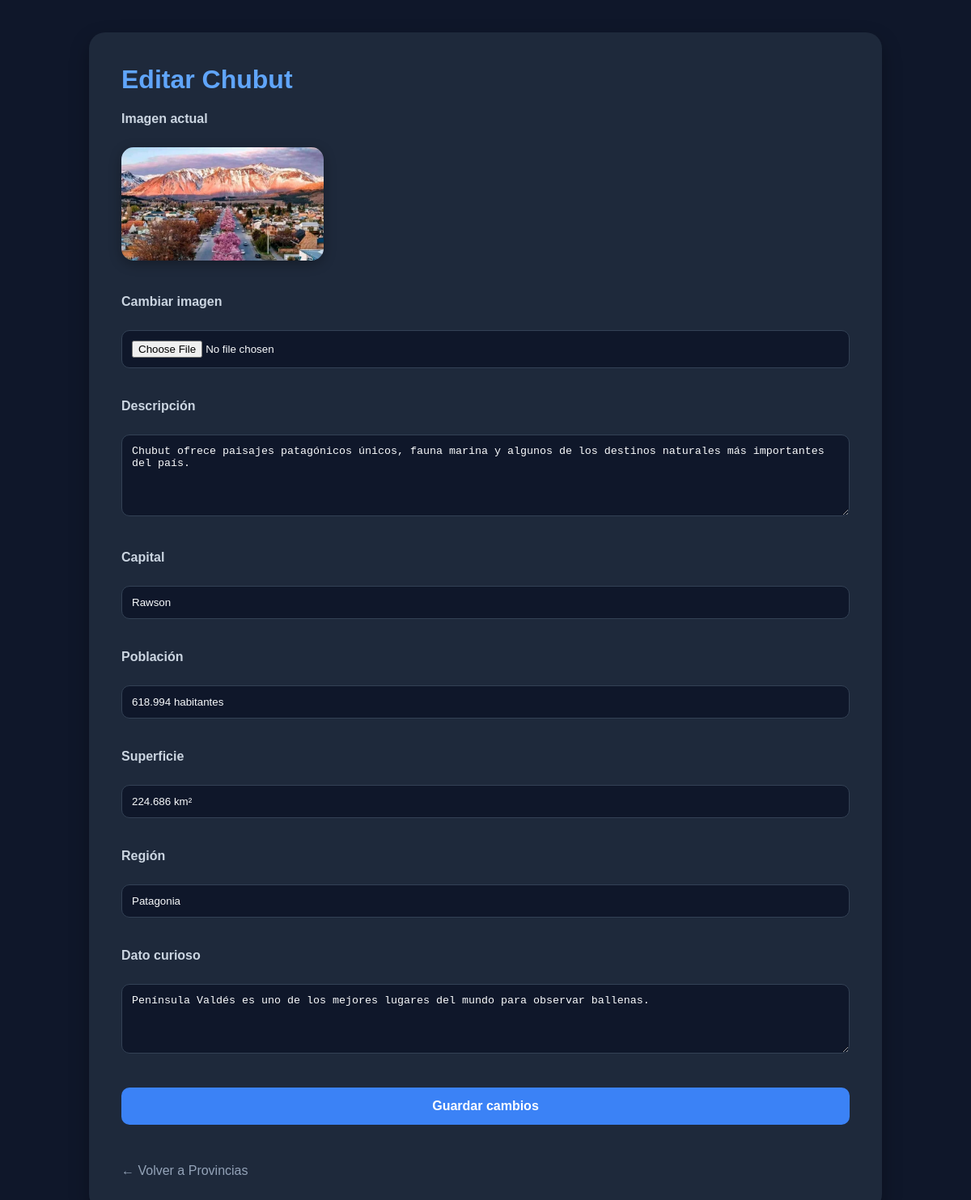
The app's page /admin/provincias/21/editar (signed in) with its own data.
### tables this page shows
CREATE TABLE provincias(
    id INTEGER PRIMARY KEY AUTOINCREMENT,
    nombre TEXT,
    imagen TEXT
);

CREATE TABLE informacion_provincia(
    id INTEGER PRIMARY KEY AUTOINCREMENT,
    provincia_id INTEGER,
    descripcion TEXT,
    capital TEXT,
    poblacion TEXT,
    superficie TEXT,
    region TEXT,
    dato_curioso TEXT
);

### routes/auth.py (the view, shortened to what this page needs)
@auth_bp.route(
    "/admin/provincias/<int:provincia_id>/editar",
    methods=["GET", "POST"]
)
def editar_provincias(provincia_id):
    if "usuario" not in session:
        return redirect(url_for("auth.login"))
    provincia = obtener_info_provincia_admin(
        provincia_id
    )
    return render_template("editar_provincias.html", provincia=provincia)

### models/provincias_models.py (called while the page is built)
def obtener_info_provincia_admin(provincia_id):
    cursor.execute("""
    SELECT
        provincias.id,
        provincias.nombre,
        provincias.imagen,
        informacion_provincia.descripcion,
        informacion_provincia.capital,
        informacion_provincia.poblacion,
        informacion_provincia.superficie,
        informacion_provincia.region,
        informacion_provincia.dato_curioso
    FROM provincias

    JOIN informacion_provincia
    ON provincias.id =
       informacion_provincia.provincia_id

    WHERE provincias.id = ?
    """, (provincia_id,))
    return cursor.fetchone()

### templates/editar_provincias.html (shortened to what this page needs)
<!DOCTYPE html>
<html>
<head>
</head>
<body>
    <div class="contenedor">
        <h1>
            Editar {{ provincia[1] }}
        </h1>
        <form method="POST" enctype="multipart/form-data">
            <label>
                Imagen actual
            </label>
            <br>
            <img
                src="{{ url_for('static', filename='img/provincias/' + provincia[2]) }}"
                width="250"
            >
            <br><br>
            <label>
                Cambiar imagen
            </label>
            <br>
            <input type="file" name="imagen" accept="image/*">
            <br><br>
            <label>
                Descripción
            </label>
            <br>
            <textarea name="descripcion" rows="5" cols="60">{{ provincia[3] }}</textarea>
            <br><br>
            <label>
                Capital
            </label>
            <br>
            <input type="text" name="capital" value="{{ provincia[4] }}">
            <br><br>
            <label>
                Población
            </label>
            <br>
            <input type="text" name="poblacion" value="{{ provincia[5] }}">
            <br><br>
            <label>
                Superficie
            </label>
            <br>
            <input type="text" name="superficie" value="{{ provincia[6] }}">
            <br><br>
            <label>
                Región
            </label>
            <br>
            <input type="text" name="region" value="{{ provincia[7] }}">
            <br><br>
            <label>
                Dato curioso
            </label>
            <br>
            <textarea name="dato_curioso" rows="4" cols="60">{{ provincia[8] }}</textarea>
            <br><br>
            <button type="submit">
                Guardar cambios
            </button>
        </form>
    <div/>
    <br>
    <a class="volver" href="{{ url_for('auth.admin_provincias') }}" > ← Volver a Provincias </a>
</body>
</html>

### templates/editar_provincias.html (style rules this page uses)
body { margin: 0; padding: 40px; font-family: Arial, sans-serif; background-color: #0f172a; color: #f8fafc; }
.contenedor { max-width: 900px; margin: auto; background-color: #1e293b; padding: 40px; border-radius: 20px; box-shadow: 0 10px 25px rgba( 0, 0, 0, 0.3 ); }
h1 { margin-top: 0; color: #60a5fa; }
label { display: block; margin-bottom: 8px; font-weight: bold; color: #cbd5e1; }
input, textarea { width: 100%; box-sizing: border-box; padding: 12px; margin-bottom: 20px; border-radius: 10px; border: 1px solid #334155; background-color: #0f172a; color: #f8fafc; }
img { border-radius: 15px; box-shadow: 0 4px 15px rgba( 0, 0, 0, 0.3 ); margin-bottom: 20px; }
button { width: 100%; padding: 14px; border: none; border-radius: 10px; background-color: #3b82f6; color: white; font-size: 16px; font-weight: bold; cursor: pointer; transition: 0.3s; }
.volver { display: inline-block; margin-top: 30px; color: #94a3b8; text-decoration: none; }

### records on screen
provincias: nombre "Chubut", imagen (picture)
informacion_provincia: descripcion "Chubut ofrece paisajes patagónicos únicos, fauna marina y algunos de los destinos naturales más importantes del país.", capital "Rawson", poblacion "618.994 habitantes", superficie "224.686 km²", region "Patagonia", dato_curioso "Península Valdés es uno de los mejores lugares del mundo para observar ballenas."
